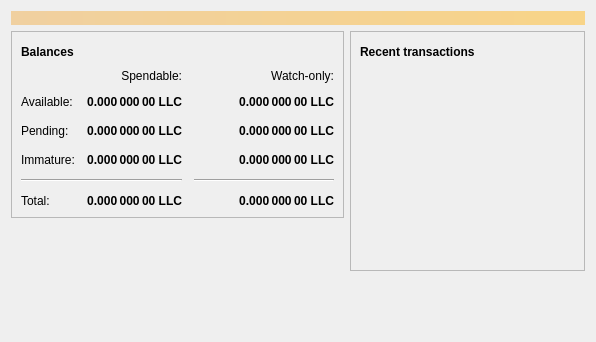
<?xml version="1.0" encoding="UTF-8"?>
<ui version="4.0">
 <class>OverviewPage</class>
 <widget class="QWidget" name="OverviewPage">
  <property name="geometry">
   <rect>
    <x>0</x>
    <y>0</y>
    <width>596</width>
    <height>342</height>
   </rect>
  </property>
  <property name="windowTitle">
   <string>Form</string>
  </property>
  <layout class="QVBoxLayout" name="topLayout">
   <item>
    <widget class="QLabel" name="labelAlerts">
     <property name="visible">
      <bool>false</bool>
     </property>
     <property name="styleSheet">
      <string notr="true">QLabel { background-color: qlineargradient(x1: 0, y1: 0, x2: 1, y2: 0, stop:0 #F0D0A0, stop:1 #F8D488); color:#000000; }</string>
     </property>
     <property name="wordWrap">
      <bool>true</bool>
     </property>
     <property name="margin">
      <number>3</number>
     </property>
     <property name="textInteractionFlags">
      <set>Qt::TextSelectableByMouse</set>
     </property>
    </widget>
   </item>
   <item>
    <layout class="QHBoxLayout" name="horizontalLayout" stretch="1,1">
     <item>
      <layout class="QVBoxLayout" name="verticalLayout_2">
       <item>
        <widget class="QFrame" name="frame">
         <property name="frameShape">
          <enum>QFrame::StyledPanel</enum>
         </property>
         <property name="frameShadow">
          <enum>QFrame::Raised</enum>
         </property>
         <layout class="QVBoxLayout" name="verticalLayout_4">
          <item>
           <layout class="QHBoxLayout" name="horizontalLayout_4">
            <item>
             <widget class="QLabel" name="label_5">
              <property name="font">
               <font>
                <weight>75</weight>
                <bold>true</bold>
               </font>
              </property>
              <property name="text">
               <string>Balances</string>
              </property>
             </widget>
            </item>
            <item>
             <widget class="QPushButton" name="labelWalletStatus">
              <property name="enabled">
               <bool>true</bool>
              </property>
              <property name="maximumSize">
               <size>
                <width>30</width>
                <height>16777215</height>
               </size>
              </property>
              <property name="toolTip">
               <string>The displayed information may be out of date. Your wallet automatically synchronizes with the Llamacoin network after a connection is established, but this process has not completed yet.</string>
              </property>
              <property name="text">
               <string/>
              </property>
              <property name="icon">
               <iconset resource="../llamacoin.qrc">
                <normaloff>:/icons/warning</normaloff>
                <disabledoff>:/icons/warning</disabledoff>:/icons/warning</iconset>
              </property>
              <property name="iconSize">
               <size>
                <width>24</width>
                <height>24</height>
               </size>
              </property>
              <property name="flat">
               <bool>true</bool>
              </property>
             </widget>
            </item>
            <item>
             <spacer name="horizontalSpacer_3">
              <property name="orientation">
               <enum>Qt::Horizontal</enum>
              </property>
              <property name="sizeHint" stdset="0">
               <size>
                <width>40</width>
                <height>20</height>
               </size>
              </property>
             </spacer>
            </item>
           </layout>
          </item>
          <item>
           <layout class="QGridLayout" name="gridLayout">
            <property name="spacing">
             <number>12</number>
            </property>
            <item row="2" column="2">
             <widget class="QLabel" name="labelWatchPending">
              <property name="font">
               <font>
                <weight>75</weight>
                <bold>true</bold>
               </font>
              </property>
              <property name="cursor">
               <cursorShape>IBeamCursor</cursorShape>
              </property>
              <property name="toolTip">
               <string>Unconfirmed transactions to watch-only addresses</string>
              </property>
              <property name="text">
               <string notr="true">0.000 000 00 LLC</string>
              </property>
              <property name="alignment">
               <set>Qt::AlignRight|Qt::AlignTrailing|Qt::AlignVCenter</set>
              </property>
              <property name="textInteractionFlags">
               <set>Qt::LinksAccessibleByMouse|Qt::TextSelectableByKeyboard|Qt::TextSelectableByMouse</set>
              </property>
             </widget>
            </item>
            <item row="2" column="1">
             <widget class="QLabel" name="labelUnconfirmed">
              <property name="font">
               <font>
                <weight>75</weight>
                <bold>true</bold>
               </font>
              </property>
              <property name="cursor">
               <cursorShape>IBeamCursor</cursorShape>
              </property>
              <property name="toolTip">
               <string>Total of transactions that have yet to be confirmed, and do not yet count toward the spendable balance</string>
              </property>
              <property name="text">
               <string notr="true">0.000 000 00 LLC</string>
              </property>
              <property name="alignment">
               <set>Qt::AlignRight|Qt::AlignTrailing|Qt::AlignVCenter</set>
              </property>
              <property name="textInteractionFlags">
               <set>Qt::LinksAccessibleByMouse|Qt::TextSelectableByKeyboard|Qt::TextSelectableByMouse</set>
              </property>
             </widget>
            </item>
            <item row="3" column="2">
             <widget class="QLabel" name="labelWatchImmature">
              <property name="font">
               <font>
                <weight>75</weight>
                <bold>true</bold>
               </font>
              </property>
              <property name="cursor">
               <cursorShape>IBeamCursor</cursorShape>
              </property>
              <property name="toolTip">
               <string>Mined balance in watch-only addresses that has not yet matured</string>
              </property>
              <property name="text">
               <string notr="true">0.000 000 00 LLC</string>
              </property>
              <property name="alignment">
               <set>Qt::AlignRight|Qt::AlignTrailing|Qt::AlignVCenter</set>
              </property>
              <property name="textInteractionFlags">
               <set>Qt::LinksAccessibleByMouse|Qt::TextSelectableByKeyboard|Qt::TextSelectableByMouse</set>
              </property>
             </widget>
            </item>
            <item row="4" column="0" colspan="2">
             <widget class="Line" name="line">
              <property name="orientation">
               <enum>Qt::Horizontal</enum>
              </property>
             </widget>
            </item>
            <item row="4" column="2">
             <widget class="Line" name="lineWatchBalance">
              <property name="sizePolicy">
               <sizepolicy hsizetype="Preferred" vsizetype="Fixed">
                <horstretch>0</horstretch>
                <verstretch>0</verstretch>
               </sizepolicy>
              </property>
              <property name="minimumSize">
               <size>
                <width>140</width>
                <height>0</height>
               </size>
              </property>
              <property name="orientation">
               <enum>Qt::Horizontal</enum>
              </property>
             </widget>
            </item>
            <item row="5" column="0">
             <widget class="QLabel" name="labelTotalText">
              <property name="text">
               <string>Total:</string>
              </property>
             </widget>
            </item>
            <item row="3" column="1">
             <widget class="QLabel" name="labelImmature">
              <property name="font">
               <font>
                <weight>75</weight>
                <bold>true</bold>
               </font>
              </property>
              <property name="cursor">
               <cursorShape>IBeamCursor</cursorShape>
              </property>
              <property name="toolTip">
               <string>Mined balance that has not yet matured</string>
              </property>
              <property name="text">
               <string notr="true">0.000 000 00 LLC</string>
              </property>
              <property name="alignment">
               <set>Qt::AlignRight|Qt::AlignTrailing|Qt::AlignVCenter</set>
              </property>
              <property name="textInteractionFlags">
               <set>Qt::LinksAccessibleByMouse|Qt::TextSelectableByKeyboard|Qt::TextSelectableByMouse</set>
              </property>
             </widget>
            </item>
            <item row="2" column="3">
             <spacer name="horizontalSpacer_2">
              <property name="orientation">
               <enum>Qt::Horizontal</enum>
              </property>
              <property name="sizeHint" stdset="0">
               <size>
                <width>40</width>
                <height>20</height>
               </size>
              </property>
             </spacer>
            </item>
            <item row="3" column="0">
             <widget class="QLabel" name="labelImmatureText">
              <property name="text">
               <string>Immature:</string>
              </property>
             </widget>
            </item>
            <item row="5" column="1">
             <widget class="QLabel" name="labelTotal">
              <property name="font">
               <font>
                <weight>75</weight>
                <bold>true</bold>
               </font>
              </property>
              <property name="cursor">
               <cursorShape>IBeamCursor</cursorShape>
              </property>
              <property name="toolTip">
               <string>Your current total balance</string>
              </property>
              <property name="text">
               <string notr="true">0.000 000 00 LLC</string>
              </property>
              <property name="alignment">
               <set>Qt::AlignRight|Qt::AlignTrailing|Qt::AlignVCenter</set>
              </property>
              <property name="textInteractionFlags">
               <set>Qt::LinksAccessibleByMouse|Qt::TextSelectableByKeyboard|Qt::TextSelectableByMouse</set>
              </property>
             </widget>
            </item>
            <item row="5" column="2">
             <widget class="QLabel" name="labelWatchTotal">
              <property name="font">
               <font>
                <weight>75</weight>
                <bold>true</bold>
               </font>
              </property>
              <property name="cursor">
               <cursorShape>IBeamCursor</cursorShape>
              </property>
              <property name="toolTip">
               <string>Current total balance in watch-only addresses</string>
              </property>
              <property name="text">
               <string notr="true">0.000 000 00 LLC</string>
              </property>
              <property name="alignment">
               <set>Qt::AlignRight|Qt::AlignTrailing|Qt::AlignVCenter</set>
              </property>
              <property name="textInteractionFlags">
               <set>Qt::LinksAccessibleByMouse|Qt::TextSelectableByKeyboard|Qt::TextSelectableByMouse</set>
              </property>
             </widget>
            </item>
            <item row="0" column="2">
             <widget class="QLabel" name="labelWatchonly">
              <property name="text">
               <string>Watch-only:</string>
              </property>
              <property name="alignment">
               <set>Qt::AlignRight|Qt::AlignTrailing|Qt::AlignVCenter</set>
              </property>
             </widget>
            </item>
            <item row="1" column="0">
             <widget class="QLabel" name="labelBalanceText">
              <property name="text">
               <string>Available:</string>
              </property>
             </widget>
            </item>
            <item row="1" column="1">
             <widget class="QLabel" name="labelBalance">
              <property name="font">
               <font>
                <weight>75</weight>
                <bold>true</bold>
               </font>
              </property>
              <property name="cursor">
               <cursorShape>IBeamCursor</cursorShape>
              </property>
              <property name="toolTip">
               <string>Your current spendable balance</string>
              </property>
              <property name="text">
               <string notr="true">0.000 000 00 LLC</string>
              </property>
              <property name="alignment">
               <set>Qt::AlignRight|Qt::AlignTrailing|Qt::AlignVCenter</set>
              </property>
              <property name="textInteractionFlags">
               <set>Qt::LinksAccessibleByMouse|Qt::TextSelectableByKeyboard|Qt::TextSelectableByMouse</set>
              </property>
             </widget>
            </item>
            <item row="1" column="2">
             <widget class="QLabel" name="labelWatchAvailable">
              <property name="font">
               <font>
                <weight>75</weight>
                <bold>true</bold>
               </font>
              </property>
              <property name="cursor">
               <cursorShape>IBeamCursor</cursorShape>
              </property>
              <property name="toolTip">
               <string>Your current balance in watch-only addresses</string>
              </property>
              <property name="text">
               <string notr="true">0.000 000 00 LLC</string>
              </property>
              <property name="alignment">
               <set>Qt::AlignRight|Qt::AlignTrailing|Qt::AlignVCenter</set>
              </property>
              <property name="textInteractionFlags">
               <set>Qt::LinksAccessibleByMouse|Qt::TextSelectableByKeyboard|Qt::TextSelectableByMouse</set>
              </property>
             </widget>
            </item>
            <item row="2" column="0">
             <widget class="QLabel" name="labelPendingText">
              <property name="text">
               <string>Pending:</string>
              </property>
             </widget>
            </item>
            <item row="0" column="1">
             <widget class="QLabel" name="labelSpendable">
              <property name="text">
               <string>Spendable:</string>
              </property>
              <property name="alignment">
               <set>Qt::AlignRight|Qt::AlignTrailing|Qt::AlignVCenter</set>
              </property>
             </widget>
            </item>
           </layout>
          </item>
         </layout>
        </widget>
       </item>
       <item>
        <spacer name="verticalSpacer">
         <property name="orientation">
          <enum>Qt::Vertical</enum>
         </property>
         <property name="sizeHint" stdset="0">
          <size>
           <width>20</width>
           <height>40</height>
          </size>
         </property>
        </spacer>
       </item>
      </layout>
     </item>
     <item>
      <layout class="QVBoxLayout" name="verticalLayout_3">
       <item>
        <widget class="QFrame" name="frame_2">
         <property name="frameShape">
          <enum>QFrame::StyledPanel</enum>
         </property>
         <property name="frameShadow">
          <enum>QFrame::Raised</enum>
         </property>
         <layout class="QVBoxLayout" name="verticalLayout">
          <item>
           <layout class="QHBoxLayout" name="horizontalLayout_2">
            <item>
             <widget class="QLabel" name="label_4">
              <property name="font">
               <font>
                <weight>75</weight>
                <bold>true</bold>
               </font>
              </property>
              <property name="text">
               <string>Recent transactions</string>
              </property>
             </widget>
            </item>
            <item>
             <widget class="QPushButton" name="labelTransactionsStatus">
              <property name="enabled">
               <bool>true</bool>
              </property>
              <property name="maximumSize">
               <size>
                <width>30</width>
                <height>16777215</height>
               </size>
              </property>
              <property name="toolTip">
               <string>The displayed information may be out of date. Your wallet automatically synchronizes with the Llamacoin network after a connection is established, but this process has not completed yet.</string>
              </property>
              <property name="text">
               <string/>
              </property>
              <property name="icon">
               <iconset resource="../llamacoin.qrc">
                <normaloff>:/icons/warning</normaloff>
                <disabledoff>:/icons/warning</disabledoff>:/icons/warning</iconset>
              </property>
              <property name="iconSize">
               <size>
                <width>24</width>
                <height>24</height>
               </size>
              </property>
              <property name="flat">
               <bool>true</bool>
              </property>
             </widget>
            </item>
            <item>
             <spacer name="horizontalSpacer">
              <property name="orientation">
               <enum>Qt::Horizontal</enum>
              </property>
              <property name="sizeHint" stdset="0">
               <size>
                <width>40</width>
                <height>20</height>
               </size>
              </property>
             </spacer>
            </item>
           </layout>
          </item>
          <item>
           <widget class="QListView" name="listTransactions">
            <property name="styleSheet">
             <string notr="true">QListView { background: transparent; }</string>
            </property>
            <property name="frameShape">
             <enum>QFrame::NoFrame</enum>
            </property>
            <property name="verticalScrollBarPolicy">
             <enum>Qt::ScrollBarAlwaysOff</enum>
            </property>
            <property name="horizontalScrollBarPolicy">
             <enum>Qt::ScrollBarAlwaysOff</enum>
            </property>
            <property name="selectionMode">
             <enum>QAbstractItemView::NoSelection</enum>
            </property>
           </widget>
          </item>
         </layout>
        </widget>
       </item>
       <item>
        <spacer name="verticalSpacer_2">
         <property name="orientation">
          <enum>Qt::Vertical</enum>
         </property>
         <property name="sizeHint" stdset="0">
          <size>
           <width>20</width>
           <height>40</height>
          </size>
         </property>
        </spacer>
       </item>
      </layout>
     </item>
    </layout>
   </item>
  </layout>
 </widget>
 <resources/>
 <connections/>
</ui>
